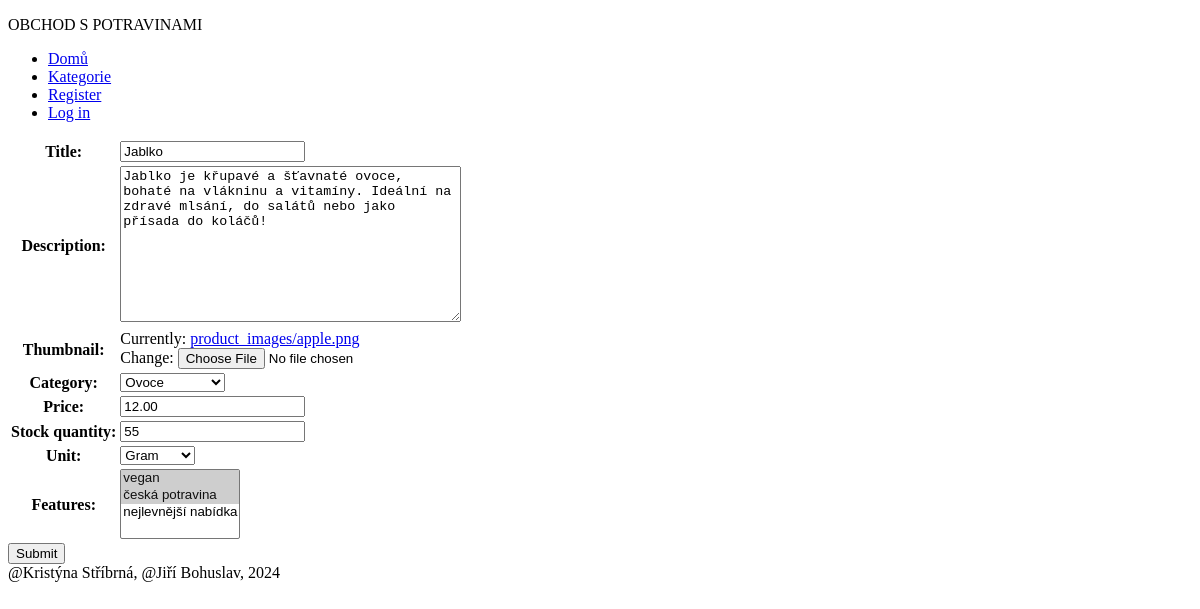
Before: /potraviny/update/1/ with the older database file.
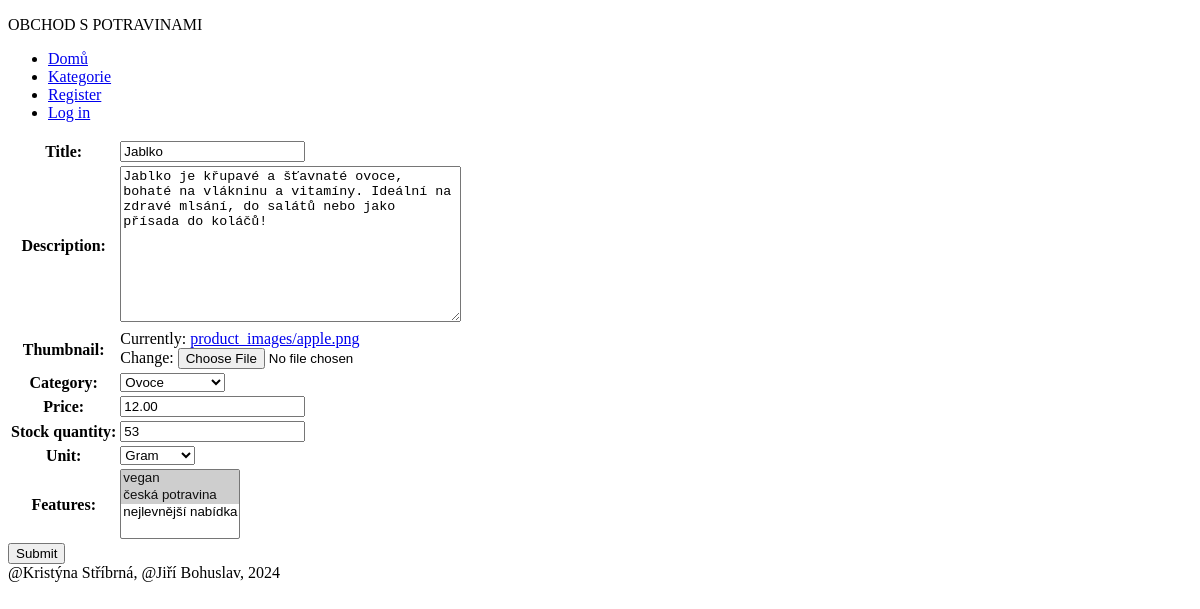
After: the same page with the newer database file.
### viewer/models.py (models this page shows, shortened)
class Product(models.Model):
    title = models.CharField(max_length=255)
    description = models.TextField()
    thumbnail = models.ImageField(upload_to='product_images/')
    category = models.ForeignKey(Category, on_delete=models.CASCADE)
    price = models.DecimalField(max_digits=10, decimal_places=2)
    stock_quantity = models.PositiveIntegerField()
    unit = models.CharField(max_length=20, choices=[('kg', 'Kilogram'), ('g', 'Gram'), ('l', 'Liter'), ('ml', 'Milliliter')])
    features = models.ManyToManyField(PotravinyFeatures)

### viewer/views.py (the view)
# urls.py: path('potraviny/update/<int:pk>/', ProductUpdateView.as_view(), name='potraviny-update-view'),
class ProductUpdateView(UpdateView):
    template_name = 'viewer/form.html'
    form_class = ProductForm
    model = Product
    success_url = reverse_lazy('category-view')

### viewer/forms.py (shortened to what this page needs)
class ProductForm(ModelForm):
    class Meta:
        model = Product
        fields = '__all__'

### viewer/models.py (called while the page is built)
    def __str__(self):
        return self.name

    def __str__(self):
        return self.feature_name

### viewer/templates/viewer/form.html (shortened to what this page needs)
{% extends 'base.html' %}
{% block content %}
<form method="POST" enctype="multipart/form-data">
    <table>{{ form }}</table>
    <input type="submit">
</form>
{% endblock %}

Changed rows visible on the page:
changed Product "Jablko": stock_quantity "55" → "53"
